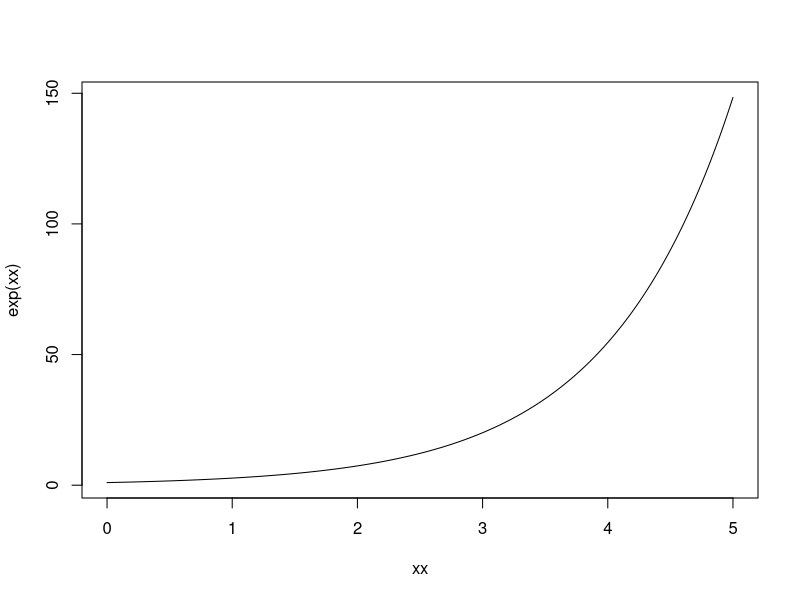
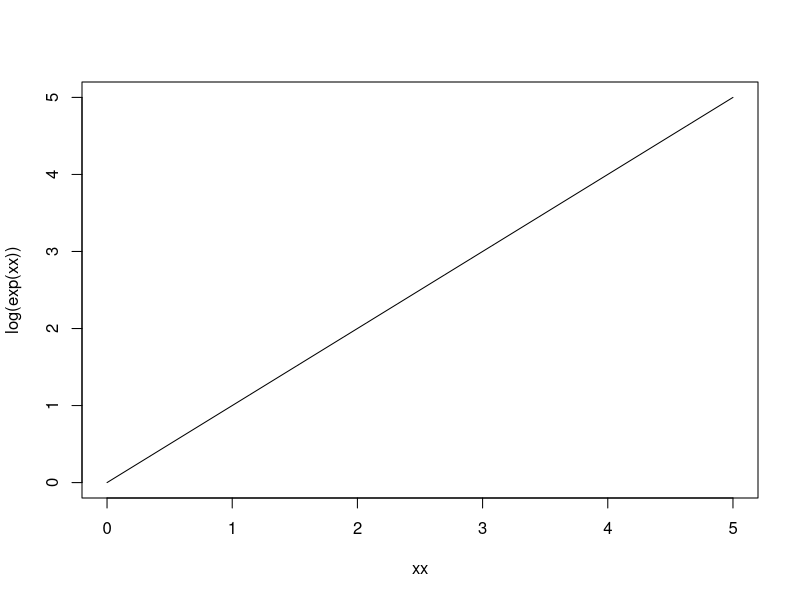
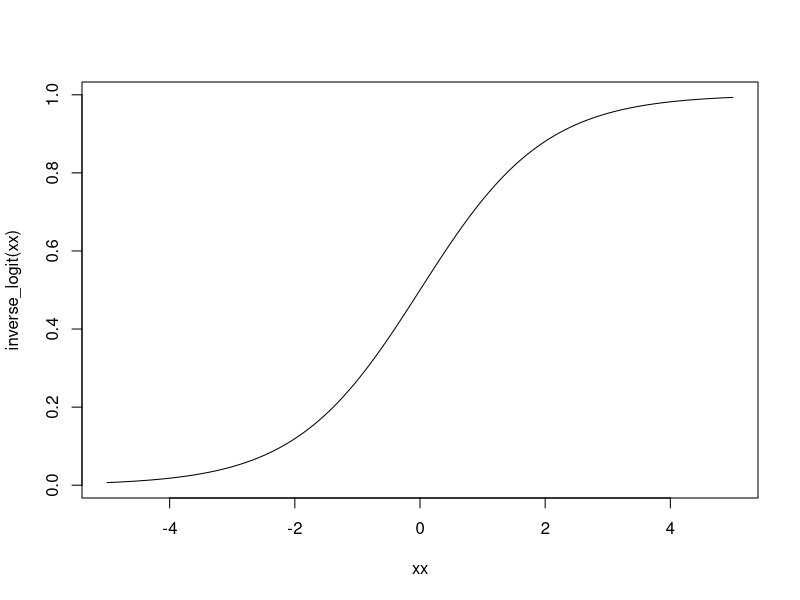
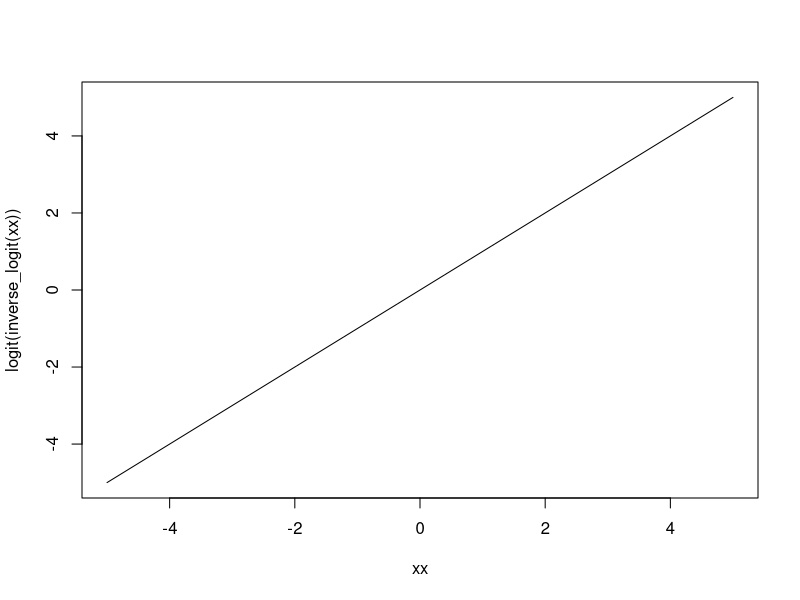
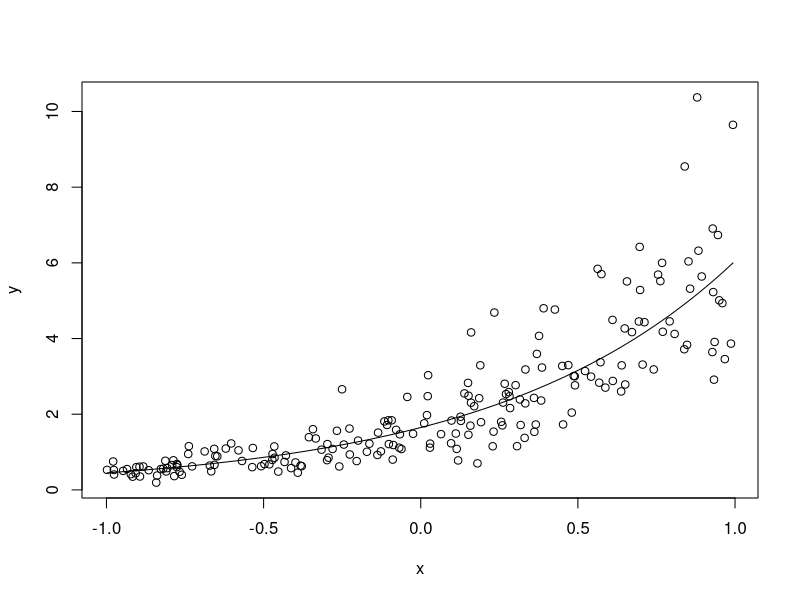
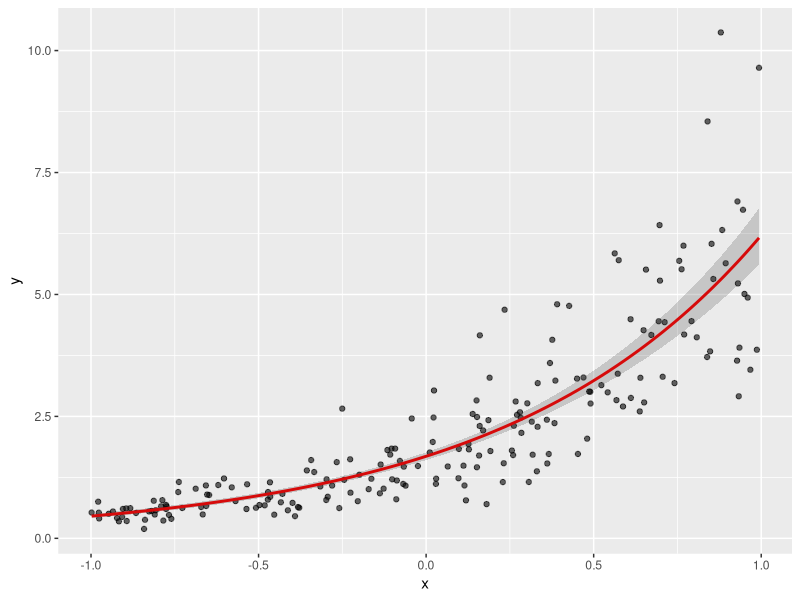
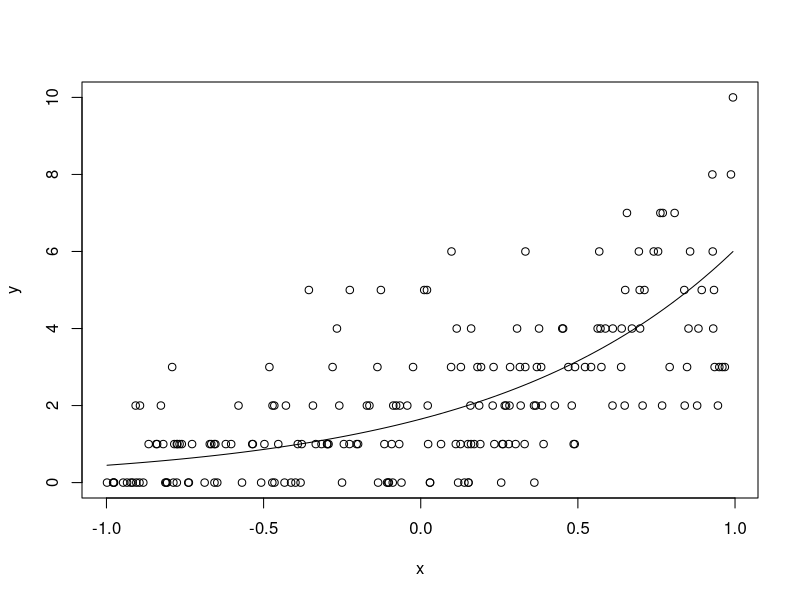
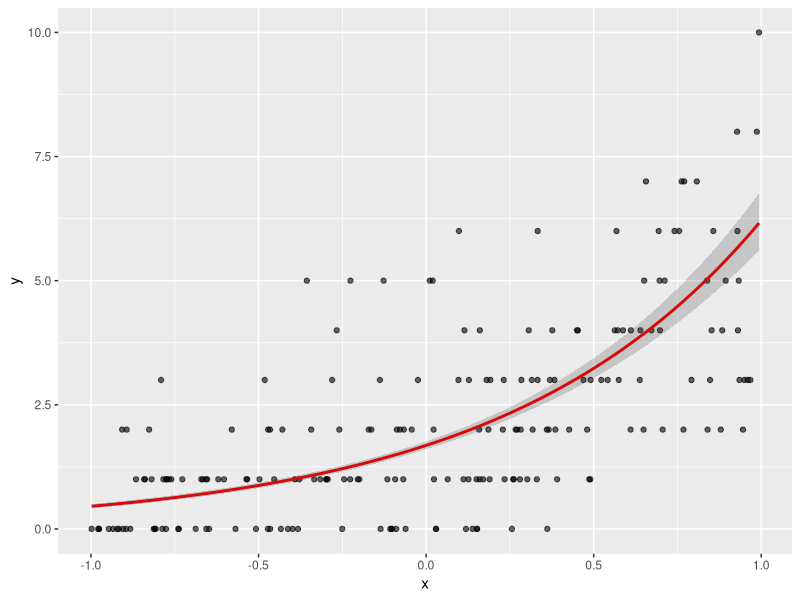

These charts were generated, in order, by the following R code:
## ---- chunk 1
library(ggplot2)
library(dplyr)
set.seed(111)
N <- 200
x <- runif(N, -1, 1)
a <- 0.5
b <- 1.3
d <- data_frame(x = x)
d
## ---- chunk 2
plot_glm <- function(model, dat) {
  fit <- predict(model, type = "link", se = FALSE)
  se <- predict(model, type = "link", se = TRUE)$se
  dat$lwr <- family(model)$linkinv(fit - 1.96 * se)
  dat$upr <- family(model)$linkinv(fit + 1.96 * se)
  dat$fit <- family(model)$linkinv(fit)
  p <- ggplot(dat) + geom_point(aes(x, y), alpha = 0.6) + 
    geom_line(aes(x, fit), colour = "red", lwd = 1) +
    geom_ribbon(aes(x, ymax = upr, ymin = lwr), alpha = 0.2)
  print(p)
  invisible(p)
}
## ---- chunk 3
logit <- function(x) qlogis(x)
inverse_logit <- function(x) plogis(x)
## ---- chunk 4
xx <- seq(0, 5, length.out = 200)
plot(xx, exp(xx), type = "l")
## ---- chunk 5
plot(xx, log(exp(xx)), type = "l")
## ---- chunk 6
xx <- seq(-5, 5, length.out = 200)
plot(xx, inverse_logit(xx), type = "l")
## ---- chunk 7
plot(xx, logit(inverse_logit(xx)), type = "l")
## ---- chunk 8
y_true <- exp(a + b * x)
shape <- 8
y <- rgamma(N, rate = shape / y_true, shape = shape)
plot(x, y);lines(sort(x), y_true[order(x)])
## ---- chunk 9
(m_gamma <- glm(y ~ x, family = 
    Gamma(link = "log"))) # exercise
plot_glm(m_gamma, d)
## ---- chunk 10
y_true <- exp(a + b * x)
y <- rpois(N, lambda = y_true)
plot(x, y);lines(sort(x), y_true[order(x)])
## ---- chunk 11
(m_poisson <- glm(y ~ x, family = 
    poisson(link = "log"))) # exercise
plot_glm(m_gamma, d)
## ---- chunk 12
y_true <- exp(a + b * x)
y <- MASS::rnegbin(N, mu = y_true, theta = 0.6)
plot(x, y);lines(sort(x), y_true[order(x)])
## ---- chunk 13
(m_nb <- MASS::glm.nb(y ~ x))
plot_glm(m_nb, d)
## ---- chunk 14
y_linear <- a + b * x
prob_true <- inverse_logit(y_linear)
y <- rbinom(N, 1, prob_true)
plot(x, jitter(y, 0.1));lines(sort(x), prob_true[order(x)])
## ---- chunk 15
(m_bin <- glm(y ~ x, family = 
    binomial(link = "logit"))) # exercise
g <- plot_glm(m_bin, d)
coef(m_bin)
(slope <- round(coef(m_bin)[[2]], 3)) # slope
(int <- round(coef(m_bin)[[1]], 3)) # intercept
## ---- chunk 16
# inverse-logit transformed probabilities (aka log odds)
plot(sort(x), inverse_logit(prob_true[order(x)]), ylab = "log odds")
abline(a = a, b = b, col = "red")
abline(a = int, b = slope, col = "blue")
## ---- chunk 17
(approximate_slope <- slope/4)
intercept <- inverse_logit(int)

g + geom_vline(xintercept = c(-0.5, 0, 0.5), lty = 2) +
  geom_abline(intercept = intercept, 
    slope = approximate_slope, size = 1) +
  ylab("Probability of y = 1")
